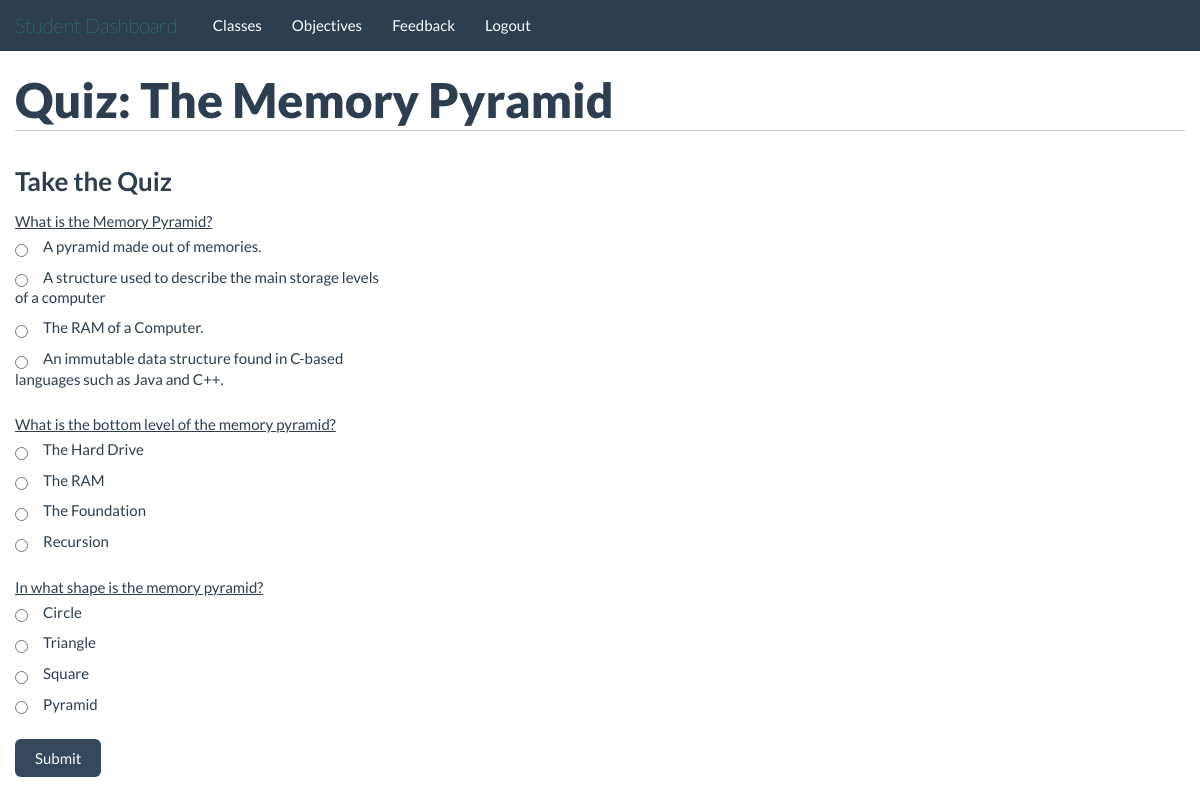
/students/quizzes/1/ (signed in), run on the app's committed database.
### tables this page shows
CREATE TABLE quizzes(
id INTEGER PRIMARY KEY,
topic_id INTEGER,
number_easy INTEGER,
number_medium INTEGER,
number_hard INTEGER,
creator_id INTEGER,
class_id INTEGER, name text,
FOREIGN KEY(topic_id) REFERENCES topics(id),
FOREIGN KEY(creator_id) REFERENCES people(id),
FOREIGN KEY(class_id) REFERENCES classes(id)
);

CREATE TABLE questions(
id INTEGER PRIMARY KEY,
correct_answer INTEGER,
topic_id INTEGER,
difficulty INTEGER,
question_text BLOB,
a_answer_text BLOB,
b_answer_text BLOB,
c_answer_text BLOB,
d_answer_text BLOB, quiz_id INTEGER,
FOREIGN KEY(topic_id) REFERENCES topics(id)
);

### application/students.py (the view)
@app.route('/students/quizzes/<quiz_id>/')
@validate_student
def student_quiz_page(quiz_id):
	quiz_name = query_db("SELECT name FROM quizzes WHERE id=?;", [quiz_id])
	result = query_db("SELECT grade from quiz_grades WHERE quiz_id=? AND student_id=?;", [quiz_id, session['id']], one=True) #check if the person has already taken the test
	if result == None:
		questions_db = query_db("SELECT id, question_text, a_answer_text, b_answer_text, c_answer_text, d_answer_text FROM questions WHERE quiz_id=?;", [quiz_id])
		questions = []
		for question in questions_db:
			question_dict = {}
			question_dict['id'] = question[0]
			question_dict['text'] = question[1]
			question_dict['answers'] = [str(question[2]), str(question[3]), str(question[4]), str(question[5])]
			questions.append(question_dict)
		return render_template('/students/quiz_page.html', questions = questions,quiz_name=quiz_name[0][0], quiz_id=quiz_id)
	else:
		flash("You receieved a grade of {0}% on this quiz.".format(result[0]))
		return render_template('/students/quiz_page.html', quiz_name=quiz_name[0][0])

### application/db_connect.py (called while the page is built)
def get_db():
    db = getattr(g, '_database', None)
    if db is None:
        db = g._database = sqlite3.connect(DATABASE)
    return db

@app.teardown_appcontext
def close_connection(exception):
    db = getattr(g, '_database', None)
    if db is not None:
        db.close()

def query_db(query, args=(), one=False):
    cur = get_db().execute(query, args)
    returnval = cur.fetchall()
    cur.close()
    return (returnval[0] if returnval else None) if one else returnval

def validate_student(func):
	@wraps(func)
	def f(*args, **kwds):
		if not 'isTeacher' in session:
			return redirect("/")
		if session['isTeacher'] == 1:
			return redirect("/teachers/")
		return func(*args, **kwds)
	return f

### application/templates/students/quiz_page.html (shortened to what this page needs)
{% extends "/students/base_template.html" %}
	{% block body %}
		<div class="container">
			<div class="row">
				<div class="span12">
					<h1>Quiz: {{quiz_name}}</h1>
				</div>
			</div>
			<div class="row">
				{% if questions %}
				<div class="span4">
					<h2>Take the Quiz</h2>
					<form method='POST' action='/students/quizzes/grade/{{quiz_id}}/'>
						<fieldset>
							{% for question in questions %}
								<span style="text-decoration: underline;">{{ question.text }}</span>
								{% set answer_num = 0 %}
								{% for answer in question.answers %}
									<div class="answer-div"><input required type="radio" name="{{question.id}}" class="answer" value="{{answer_num}}"/><span>{{answer}}</span></div>
									{% set answer_num = answer_num + 1 %}
								{% endfor %}<br/>
							{% endfor %}
							<input type="submit" class="btn btn-primary" />
						</fieldset>
					</form>
				</div>
				{% endif %}
			</div>
		</div>
	{% endblock %}

### application/templates/students/base_template.html (style rules this page uses)
h1 { border-bottom: 1px solid #ccc; padding-bottom: 10px; margin-bottom: 20px; }
h2 { font-size: 26px; }

### application/templates/students/quiz_page.html (style rules this page uses)
input.answer { margin-right: 15px; }
div.answer-div { padding: 5px 0; }

### data on the page
quizzes: name "The Memory Pyramid"
questions: text "What is the Memory Pyramid?", a_answer_text "A pyramid made out of memories.", b_answer_text "A structure used to describe the main storage levels of a computer", c_answer_text "The RAM of a Computer.", d_answer_text "An immutable data structure found in C-based languages such as Java and C++."
questions: text "What is the bottom level of the memory pyramid?", a_answer_text "The Hard Drive", b_answer_text "The RAM", c_answer_text "The Foundation", d_answer_text "Recursion"
questions: text "In what shape is the memory pyramid?", a_answer_text "Circle", b_answer_text "Triangle", c_answer_text "Square", d_answer_text "Pyramid"

### other printed values
{{ link_text|e }} "Classes" "Objectives" "Feedback" "Logout"
